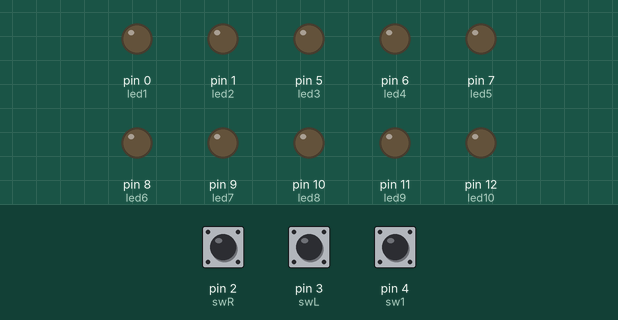
Recording of a sketch running on a simulated Arduino Uno, built with avr-gcc and run on an emulated ATmega328P. On the bench: output pins drawn as LEDs (lit = HIGH). Dashed ring = blinking. The inputs (shaded band) are chosen by the test bench; at power-on: pin 2 (swR) HIGH, pin 3 (swL) HIGH, pin 4 (sw1) HIGH.

Above: at 1.2 s.
1.3 s: pin 2 (swR) pulled LOW for 0.15 s
At 1.42 s:
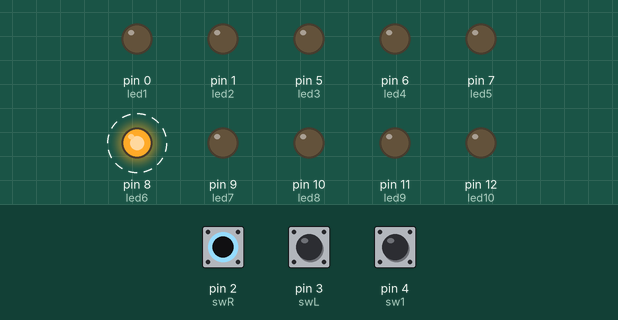
4.3 s: pin 3 (swL) pulled LOW for 3.2 s
At 5.42 s:
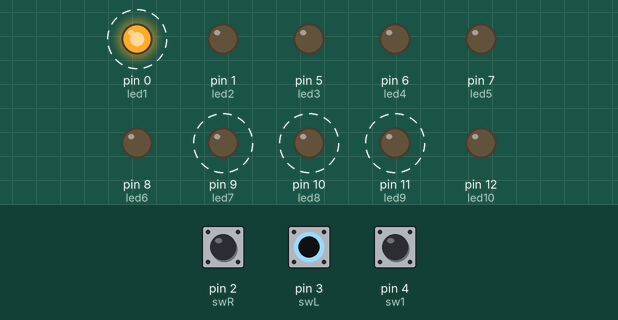
9.0 s: pin 4 (sw1) pulled LOW for 1 s
At 9.8 s:
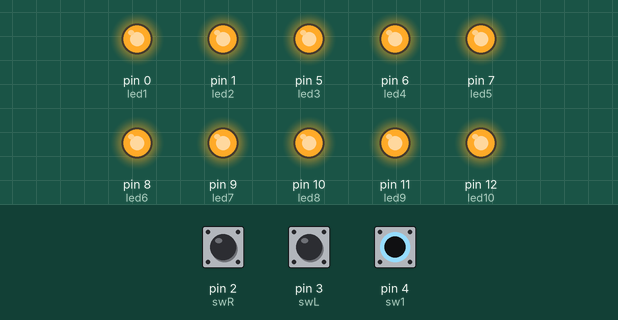
11.5 s: pin 4 (sw1) pulled LOW for 3.2 s
At 15.7 s:
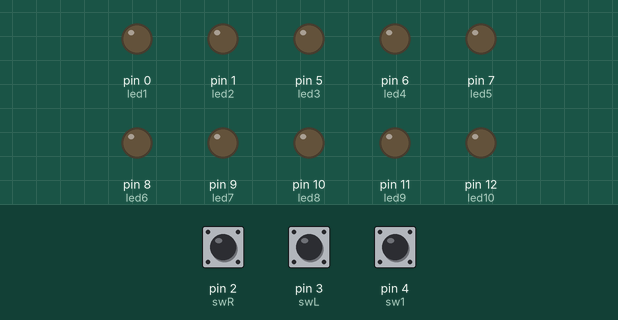
16.2 s: pin 2 (swR) pulled LOW for 1 s
At 16.57 s:
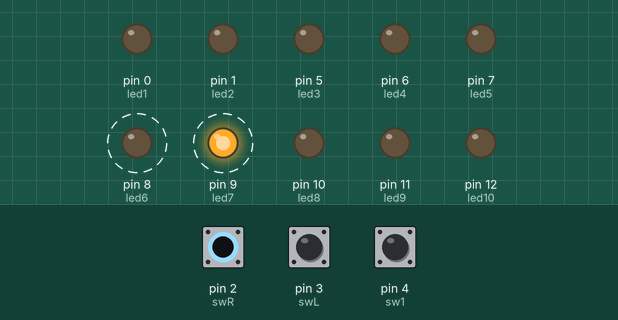
19.2 s: pin 2 (swR) driven LOW and pin 4 (sw1) driven LOW
At 20.32 s:
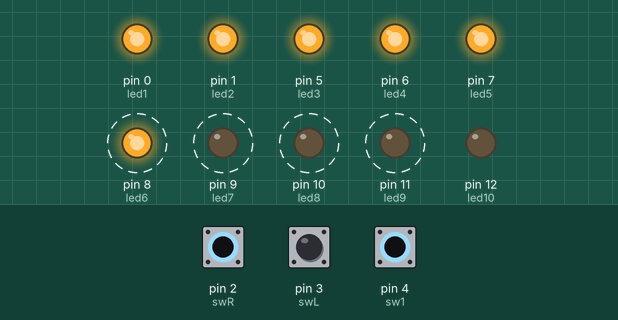
Timing chart, 0 to 23.2 s (numbered marks = the images above; inputs shaded):
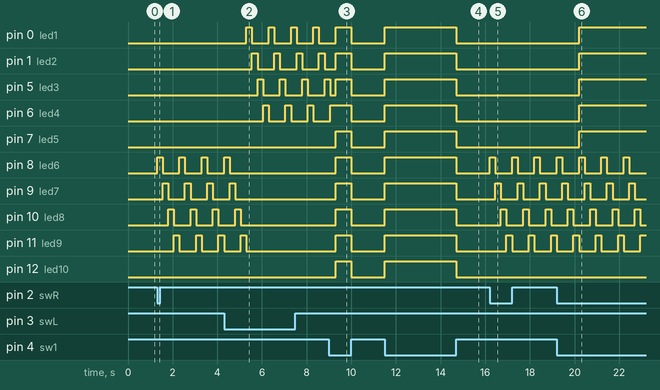

The sketch:

indicator.ino
```cpp
//Car indicatore and brake light using aurdino
int led1=0;
int led2=1;//initialisinv all leds and switches
int led3=5;
int led4=6;
int led5=7;
int sw1=4;
int led6=8;
int led7=9;
int led8=10;
int led9=11;
int led10=12;
int swL=3;
int swR=2;
void setup() //setup function
{
  pinMode(led1, OUTPUT);
  pinMode(led2, OUTPUT);
  pinMode(led3, OUTPUT);
  pinMode(led4, OUTPUT);
  pinMode(led5, OUTPUT);
  pinMode(led6, OUTPUT);
  pinMode(led7, OUTPUT);
  pinMode(led8, OUTPUT);
  pinMode(led9, OUTPUT);
  pinMode(led10, OUTPUT);
  pinMode(sw1,INPUT_PULLUP);
  pinMode(swL,INPUT_PULLUP);
  pinMode(swR,INPUT_PULLUP);
}
void brake() //function for brake
{
   if(digitalRead(sw1) == LOW)
 {


  digitalWrite(led1, HIGH);
  digitalWrite(led2, HIGH);
  digitalWrite(led3, HIGH);
   digitalWrite(led4, HIGH);
   digitalWrite(led5, HIGH);
   digitalWrite(led6, HIGH);
   digitalWrite(led7, HIGH);
   digitalWrite(led8, HIGH);
   digitalWrite(led9, HIGH);
   digitalWrite(led10, HIGH);

 }
  else
  {
    digitalWrite(led1, LOW);
  digitalWrite(led2, LOW);
  digitalWrite(led3, LOW);
   digitalWrite(led4, LOW);
   digitalWrite(led5, LOW);
   digitalWrite(led6, LOW);
   digitalWrite(led7, LOW);
   digitalWrite(led8, LOW);
   digitalWrite(led9, LOW);
   digitalWrite(led10, LOW);
  }
}
void left_turn()
{
   for(int i=0;i<=3;i++)

  {
  digitalWrite(led1, HIGH);
  digitalWrite(led2, LOW);
  digitalWrite(led3, LOW);
  digitalWrite(led4, LOW);
  digitalWrite(led5, LOW);
    delay(250);
    digitalWrite(led1, LOW);
  digitalWrite(led2, HIGH);
  digitalWrite(led3, LOW);
  digitalWrite(led4, LOW);
  digitalWrite(led5, LOW);
    delay(250);
    digitalWrite(led1, LOW);
  digitalWrite(led2, LOW);
  digitalWrite(led3, HIGH);
  digitalWrite(led4, LOW);
  digitalWrite(led5, LOW);
    delay(250);
    digitalWrite(led1, LOW);
  digitalWrite(led2, LOW);
  digitalWrite(led3, LOW);
  digitalWrite(led4, HIGH);
  digitalWrite(led5, LOW);
    delay(250);
    digitalWrite(led1, LOW);
  digitalWrite(led2, LOW);
  digitalWrite(led3, LOW);
  digitalWrite(led4, LOW);
  digitalWrite(led5, HIGH);
    }
    digitalWrite(led1, LOW);
  digitalWrite(led2, LOW);
  digitalWrite(led3, LOW);
  digitalWrite(led4, LOW);
  digitalWrite(led5, LOW);

}
void right_turn()
{

    for(int i=0;i<=3;i++)

  {
  digitalWrite(led6, HIGH);
  digitalWrite(led7, LOW);
  digitalWrite(led8, LOW);
  digitalWrite(led9, LOW);
  digitalWrite(led10, LOW);
    delay(250);
    digitalWrite(led6, LOW);
  digitalWrite(led7, HIGH);
  digitalWrite(led8, LOW);
  digitalWrite(led9, LOW);
  digitalWrite(led10, LOW);
    delay(250);
    digitalWrite(led6, LOW);
  digitalWrite(led7, LOW);
  digitalWrite(led8, HIGH);
  digitalWrite(led9, LOW);
  digitalWrite(led10, LOW);
    delay(250);
    digitalWrite(led6, LOW);
  digitalWrite(led7, LOW);
  digitalWrite(led8, LOW);
  digitalWrite(led9, HIGH);
  digitalWrite(led10, LOW);
    delay(250);
    digitalWrite(led6, LOW);
  digitalWrite(led7, LOW);
  digitalWrite(led8, LOW);
  digitalWrite(led9, LOW);
  digitalWrite(led10, HIGH);
    }

    digitalWrite(led6, LOW);
  digitalWrite(led7, LOW);
  digitalWrite(led8, LOW);
  digitalWrite(led9, LOW);
  digitalWrite(led10, LOW);

}

void loop()
{
 brake();
  if(digitalRead(swL) == LOW)

  {
   left_turn();
  }
  if(digitalRead(swR) == LOW)

  {
    right_turn();
  }
}
```

Measured:
- after the input at 1.3 s, pin 8 (led6): alternates HIGH for 0.25 s and LOW for 0.75 s, starting at once; pin 9 (led7): alternates HIGH for 0.25 s and LOW for 0.75 s, starting after 0.25 s
- after the input at 4.3 s, pin 0 (led1): alternates HIGH for 0.25 s and LOW for 0.75 s, starting after 1.0 s; pin 1 (led2): alternates HIGH for 0.25 s and LOW for 0.75 s, starting after 1.3 s
- after the input at 9.0 s, pin 0 (led1), pin 1 (led2), pin 7 (led5), pin 8 (led6), pin 9 (led7), pin 10 (led8), pin 11 (led9), pin 12 (led10): LOW → HIGH after 0.30 s, → LOW 0.70 s later
- after the input at 11.5 s, pin 0 (led1), pin 1 (led2), pin 5 (led3), pin 6 (led4), pin 7 (led5), pin 8 (led6), pin 9 (led7), pin 10 (led8), pin 11 (led9), pin 12 (led10): LOW → HIGH at once, → LOW 3.2 s later
- after the input at 16.2 s, pin 8 (led6): alternates HIGH for 0.25 s and LOW for 0.75 s, starting at once; pin 9 (led7): alternates HIGH for 0.25 s and LOW for 0.75 s, starting after 0.25 s
- after the input at 19.2 s, pin 0 (led1), pin 1 (led2), pin 5 (led3), pin 6 (led4), pin 7 (led5): LOW → HIGH after 1.0 s
